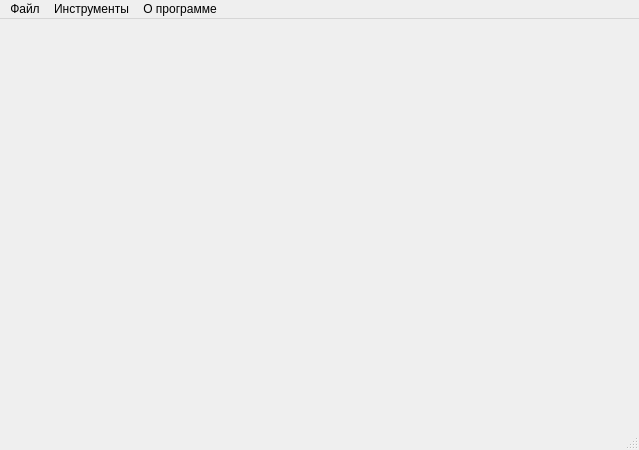
<?xml version="1.0" encoding="UTF-8"?>
<ui version="4.0">
 <class>MainWindow</class>
 <widget class="QMainWindow" name="MainWindow">
  <property name="geometry">
   <rect>
    <x>0</x>
    <y>0</y>
    <width>639</width>
    <height>450</height>
   </rect>
  </property>
  <property name="windowTitle">
   <string>Sensor Matrix </string>
  </property>
  <widget class="QWidget" name="centralwidget"/>
  <widget class="QMenuBar" name="menubar">
   <property name="geometry">
    <rect>
     <x>0</x>
     <y>0</y>
     <width>639</width>
     <height>21</height>
    </rect>
   </property>
   <widget class="QMenu" name="menu">
    <property name="title">
     <string>Файл</string>
    </property>
   </widget>
   <widget class="QMenu" name="menu_2">
    <property name="title">
     <string>Инструменты</string>
    </property>
   </widget>
   <widget class="QMenu" name="menu_3">
    <property name="title">
     <string>О программе</string>
    </property>
   </widget>
   <addaction name="menu"/>
   <addaction name="menu_2"/>
   <addaction name="menu_3"/>
  </widget>
  <widget class="QStatusBar" name="statusbar"/>
 </widget>
 <resources/>
 <connections/>
</ui>
